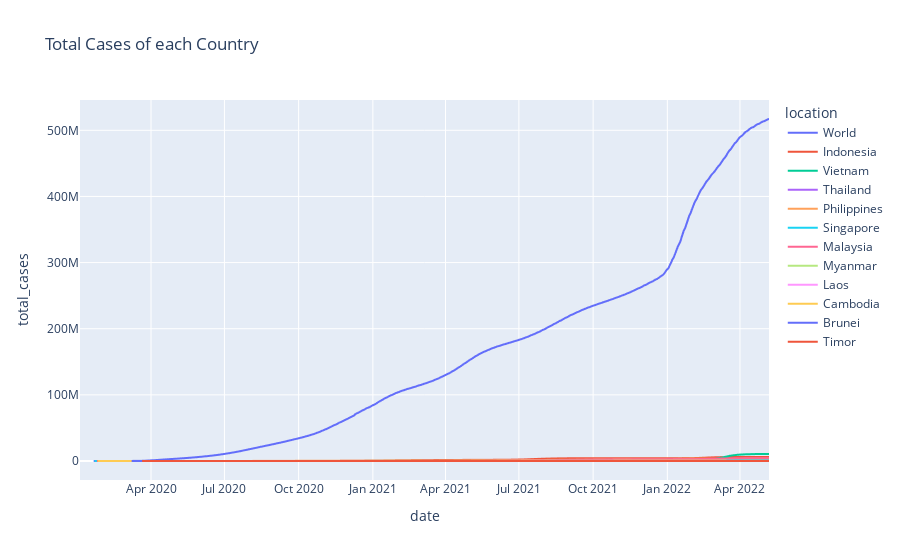

The notebook cell saved with this chart:
### Markdown cell above
**New Cases and Total Cases Exploration**

### Code cell
fig = px.line(all_df_eda, x="date", y="total_cases", color='location', height=500, title = "Total Cases of each Country")
fig.show()

### Figure 1 — Plotly figure (JSON) as saved in the notebook; plotly's stock layout.template omitted (floating-point values rounded to 4 significant figures; data arrays with more than 128 entries replaced by an {"elided": "..."} marker saying what was removed)
{"data": [{"hovertemplate": "location=World<br>date=%{x}<br>total_cases=%{y}<extra></extra>", "legendgroup": "World", "line": {"color": "#636efa", "dash": "solid"}, "mode": "lines", "name": "World", "showlegend": true, "type": "scattergl", "x": {"elided": "837 str values"}, "xaxis": "x", "y": {"elided": "837 int values"}, "yaxis": "y"}, {"hovertemplate": "location=Indonesia<br>date=%{x}<br>total_cases=%{y}<extra></extra>", "legendgroup": "Indonesia", "line": {"color": "#EF553B", "dash": "solid"}, "mode": "lines", "name": "Indonesia", "showlegend": true, "type": "scattergl", "x": {"elided": "797 str values"}, "xaxis": "x", "y": {"elided": "797 int values"}, "yaxis": "y"}, {"hovertemplate": "location=Vietnam<br>date=%{x}<br>total_cases=%{y}<extra></extra>", "legendgroup": "Vietnam", "line": {"color": "#00cc96", "dash": "solid"}, "mode": "lines", "name": "Vietnam", "showlegend": true, "type": "scattergl", "x": {"elided": "836 str values"}, "xaxis": "x", "y": {"elided": "836 int values"}, "yaxis": "y"}, {"hovertemplate": "location=Thailand<br>date=%{x}<br>total_cases=%{y}<extra></extra>", "legendgroup": "Thailand", "line": {"color": "#ab63fa", "dash": "solid"}, "mode": "lines", "name": "Thailand", "showlegend": true, "type": "scattergl", "x": {"elided": "855 str values"}, "xaxis": "x", "y": {"elided": "855 int values"}, "yaxis": "y"}, {"hovertemplate": "location=Philippines<br>date=%{x}<br>total_cases=%{y}<extra></extra>", "legendgroup": "Philippines", "line": {"color": "#FFA15A", "dash": "solid"}, "mode": "lines", "name": "Philippines", "showlegend": true, "type": "scattergl", "x": {"elided": "829 str values"}, "xaxis": "x", "y": {"elided": "829 int values"}, "yaxis": "y"}, {"hovertemplate": "location=Singapore<br>date=%{x}<br>total_cases=%{y}<extra></extra>", "legendgroup": "Singapore", "line": {"color": "#19d3f3", "dash": "solid"}, "mode": "lines", "name": "Singapore", "showlegend": true, "type": "scattergl", "x": {"elided": "836 str values"}, "xaxis": "x", "y": {"elided": "836 int values"}, "yaxis": "y"}, {"hovertemplate": "location=Malaysia<br>date=%{x}<br>total_cases=%{y}<extra></extra>", "legendgroup": "Malaysia", "line": {"color": "#FF6692", "dash": "solid"}, "mode": "lines", "name": "Malaysia", "showlegend": true, "type": "scattergl", "x": {"elided": "835 str values"}, "xaxis": "x", "y": {"elided": "835 int values"}, "yaxis": "y"}, {"hovertemplate": "location=Myanmar<br>date=%{x}<br>total_cases=%{y}<extra></extra>", "legendgroup": "Myanmar", "line": {"color": "#B6E880", "dash": "solid"}, "mode": "lines", "name": "Myanmar", "showlegend": true, "type": "scattergl", "x": {"elided": "772 str values"}, "xaxis": "x", "y": {"elided": "772 int values"}, "yaxis": "y"}, {"hovertemplate": "location=Laos<br>date=%{x}<br>total_cases=%{y}<extra></extra>", "legendgroup": "Laos", "line": {"color": "#FF97FF", "dash": "solid"}, "mode": "lines", "name": "Laos", "showlegend": true, "type": "scattergl", "x": {"elided": "775 str values"}, "xaxis": "x", "y": {"elided": "775 int values"}, "yaxis": "y"}, {"hovertemplate": "location=Cambodia<br>date=%{x}<br>total_cases=%{y}<extra></extra>", "legendgroup": "Cambodia", "line": {"color": "#FECB52", "dash": "solid"}, "mode": "lines", "name": "Cambodia", "showlegend": true, "type": "scattergl", "x": {"elided": "832 str values"}, "xaxis": "x", "y": {"elided": "832 int values"}, "yaxis": "y"}, {"hovertemplate": "location=Brunei<br>date=%{x}<br>total_cases=%{y}<extra></extra>", "legendgroup": "Brunei", "line": {"color": "#636efa", "dash": "solid"}, "mode": "lines", "name": "Brunei", "showlegend": true, "type": "scattergl", "x": {"elided": "790 str values"}, "xaxis": "x", "y": {"elided": "790 int values"}, "yaxis": "y"}, {"hovertemplate": "location=Timor<br>date=%{x}<br>total_cases=%{y}<extra></extra>", "legendgroup": "Timor", "line": {"color": "#EF553B", "dash": "solid"}, "mode": "lines", "name": "Timor", "showlegend": true, "type": "scattergl", "x": {"elided": "777 str values"}, "xaxis": "x", "y": {"elided": "777 int values"}, "yaxis": "y"}], "layout": {"autosize": true, "legend": {"title": {"text": "location"}, "tracegroupgap": 0}, "title": {"text": "Total Cases of each Country"}, "xaxis": {"anchor": "y", "autorange": true, "domain": [0, 1], "range": ["2020-01-04", "2022-05-07"], "title": {"text": "date"}, "type": "date"}, "yaxis": {"anchor": "x", "autorange": true, "domain": [0, 1], "range": [-28730000.0, 545800000.0], "title": {"text": "total_cases"}, "type": "linear"}}}
